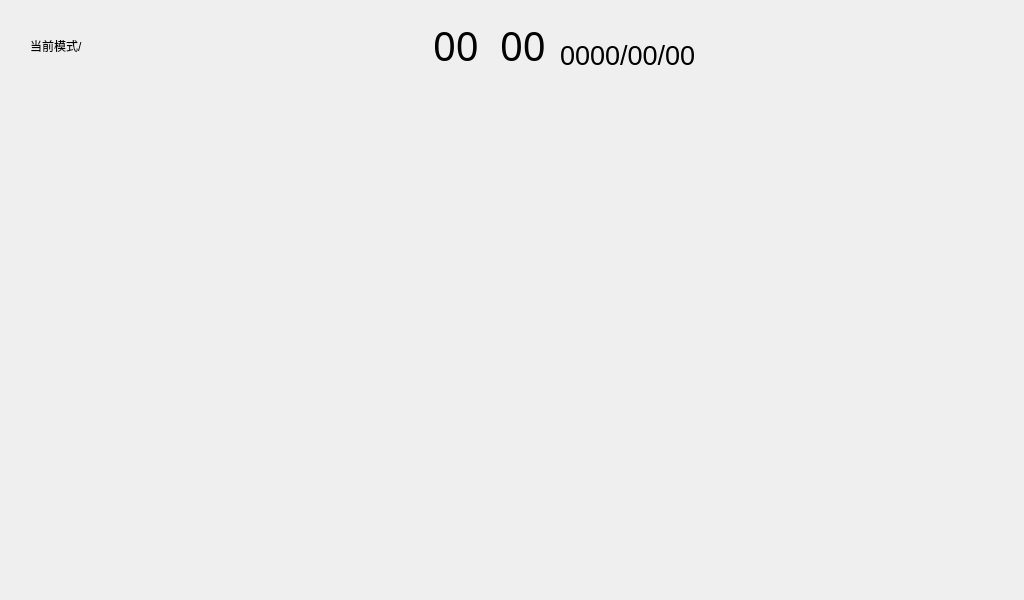
<?xml version="1.0" encoding="UTF-8"?>
<ui version="4.0">
 <class>Dialog</class>
 <widget class="QDialog" name="Dialog">
  <property name="geometry">
   <rect>
    <x>0</x>
    <y>0</y>
    <width>1024</width>
    <height>600</height>
   </rect>
  </property>
  <property name="windowTitle">
   <string>Dialog</string>
  </property>
  <property name="styleSheet">
   <string notr="true"/>
  </property>
  <widget class="QLabel" name="label">
   <property name="geometry">
    <rect>
     <x>30</x>
     <y>20</y>
     <width>381</width>
     <height>51</height>
    </rect>
   </property>
   <property name="styleSheet">
    <string notr="true">font: 22pt &quot;微软雅黑&quot;;</string>
   </property>
   <property name="text">
    <string>当前模式/</string>
   </property>
  </widget>
  <widget class="QLabel" name="labelDate">
   <property name="geometry">
    <rect>
     <x>560</x>
     <y>40</y>
     <width>171</width>
     <height>31</height>
    </rect>
   </property>
   <property name="font">
    <font>
     <pointsize>20</pointsize>
    </font>
   </property>
   <property name="text">
    <string>0000/00/00</string>
   </property>
  </widget>
  <widget class="QLabel" name="labelHour">
   <property name="geometry">
    <rect>
     <x>433</x>
     <y>25</y>
     <width>49</width>
     <height>41</height>
    </rect>
   </property>
   <property name="font">
    <font>
     <family>微软雅黑</family>
     <pointsize>30</pointsize>
     <weight>50</weight>
     <italic>false</italic>
     <bold>false</bold>
    </font>
   </property>
   <property name="styleSheet">
    <string notr="true">border-image: url(:/image/timebkg.png);
font: 30pt &quot;微软雅黑&quot;;</string>
   </property>
   <property name="text">
    <string>00</string>
   </property>
  </widget>
  <widget class="QLabel" name="labelMinute">
   <property name="geometry">
    <rect>
     <x>500</x>
     <y>25</y>
     <width>49</width>
     <height>41</height>
    </rect>
   </property>
   <property name="font">
    <font>
     <family>微软雅黑</family>
     <pointsize>30</pointsize>
     <weight>50</weight>
     <italic>false</italic>
     <bold>false</bold>
    </font>
   </property>
   <property name="styleSheet">
    <string notr="true">border-image: url(:/image/timebkg.png);
font: 30pt &quot;微软雅黑&quot;;</string>
   </property>
   <property name="text">
    <string>00</string>
   </property>
  </widget>
  <widget class="QStackedWidget" name="stackedWidget">
   <property name="geometry">
    <rect>
     <x>0</x>
     <y>80</y>
     <width>1024</width>
     <height>520</height>
    </rect>
   </property>
   <property name="currentIndex">
    <number>-1</number>
   </property>
  </widget>
 </widget>
 <resources/>
 <connections/>
</ui>
